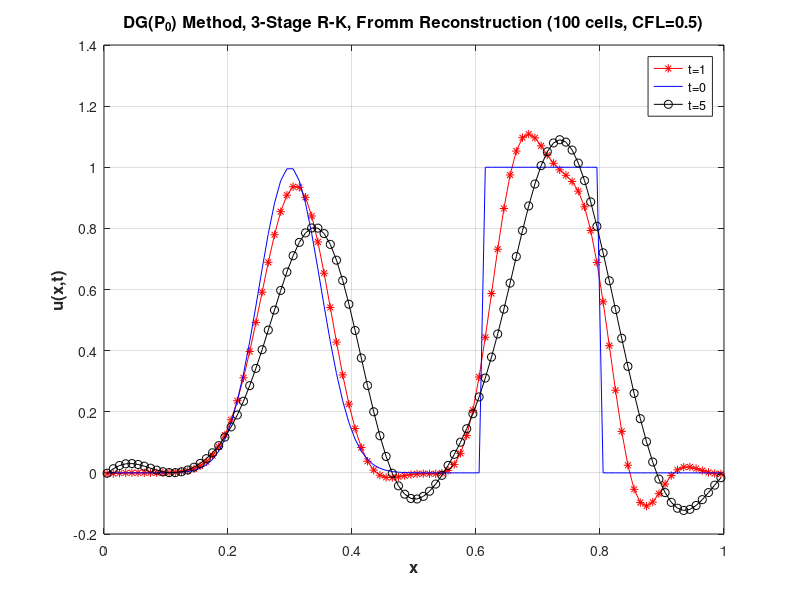

Write the MATLAB code that produced this figure.
clear all
A = importdata('out.txt',',') 
plot(A(:,1),A(:,2),'-*r')
title('DG(P_0) Method, 3-Stage R-K, Fromm Reconstruction (100 cells, CFL=0.5)','FontSize',12,'FontWeight','bold')
ylabel('u(x,t)','FontSize',12,'FontWeight','bold')
xlabel('x','FontSize',12,'FontWeight','bold')
hold on
grid on
plot(A(:,1),A(:,3),'-b')
plot(A(:,1),A(:,4),'-ok')
%plot(A(:,1),A(:,4),'ok')

legend('t=1','t=0','t=5')